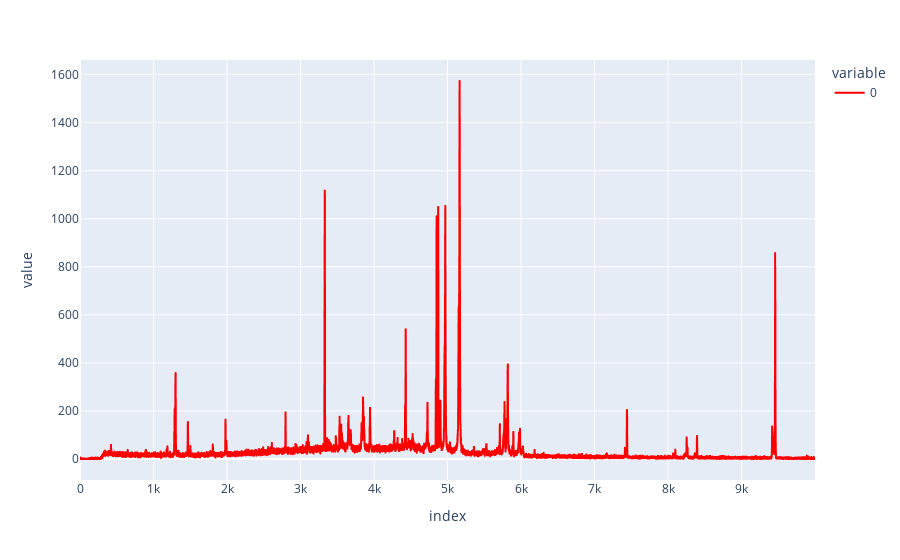

This figure's notebook cell:
### Code cell
original = px.line(chan101.counts, color_discrete_sequence=['red'])
original

### Figure 1 — Plotly figure (JSON) as saved in the notebook; plotly's stock layout.template omitted (floating-point values rounded to 4 significant figures; data arrays with more than 128 entries replaced by an {"elided": "..."} marker saying what was removed)
{"data": [{"hovertemplate": "variable=0<br>index=%{x}<br>value=%{y}<extra></extra>", "legendgroup": "0", "line": {"color": "red", "dash": "solid"}, "marker": {"symbol": "circle"}, "mode": "lines", "name": "0", "showlegend": true, "type": "scattergl", "x": {"elided": "10000 int values"}, "xaxis": "x", "y": {"elided": "10000 int values"}, "yaxis": "y"}], "layout": {"legend": {"title": {"text": "variable"}, "tracegroupgap": 0}, "margin": {"t": 60}, "xaxis": {"anchor": "y", "domain": [0, 1], "title": {"text": "index"}}, "yaxis": {"anchor": "x", "domain": [0, 1], "title": {"text": "value"}}}}
